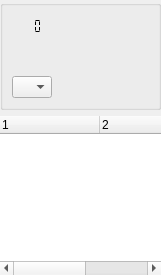
<?xml version="1.0" encoding="UTF-8"?>
<ui version="4.0">
 <class>M1UI</class>
 <widget class="QDockWidget" name="M1UI">
  <property name="geometry">
   <rect>
    <x>0</x>
    <y>0</y>
    <width>161</width>
    <height>275</height>
   </rect>
  </property>
  <property name="windowTitle">
   <string>M1</string>
  </property>
  <widget class="QWidget" name="dockWidgetContents">
   <layout class="QGridLayout" name="gridLayout_2">
    <property name="leftMargin">
     <number>0</number>
    </property>
    <property name="topMargin">
     <number>0</number>
    </property>
    <property name="rightMargin">
     <number>0</number>
    </property>
    <property name="bottomMargin">
     <number>0</number>
    </property>
    <item row="0" column="0" colspan="10">
     <widget class="QGroupBox" name="groupBox">
      <layout class="QGridLayout" name="gridLayout">
       <item row="0" column="17" colspan="6">
        <widget class="QLabel" name="lblTrackName">
         <property name="font">
          <font>
           <pointsize>10</pointsize>
           <weight>75</weight>
           <bold>true</bold>
          </font>
         </property>
         <property name="wordWrap">
          <bool>true</bool>
         </property>
         <property name="indent">
          <number>8</number>
         </property>
        </widget>
       </item>
       <item row="1" column="16" colspan="7">
        <widget class="QLabel" name="lblTrackInfo">
         <property name="text">
          <string>&lt;!DOCTYPE HTML PUBLIC &quot;-//W3C//DTD HTML 4.0//EN&quot; &quot;http://www.w3.org/TR/REC-html40/strict.dtd&quot;&gt;
&lt;html&gt;&lt;head&gt;&lt;meta name=&quot;qrichtext&quot; content=&quot;1&quot; /&gt;&lt;style type=&quot;text/css&quot;&gt;
p, li { white-space: pre-wrap; }
&lt;/style&gt;&lt;/head&gt;&lt;body style=&quot; font-family:'MS Shell Dlg 2'; font-size:8.25pt; font-weight:400; font-style:normal;&quot;&gt;
&lt;p style=&quot; margin-top:0px; margin-bottom:0px; margin-left:0px; margin-right:0px; -qt-block-indent:0; text-indent:0px;&quot;&gt; &lt;/p&gt;
&lt;p style=&quot; margin-top:0px; margin-bottom:0px; margin-left:0px; margin-right:0px; -qt-block-indent:0; text-indent:0px; font-size:8pt;&quot;&gt; &lt;/p&gt;&lt;/body&gt;&lt;/html&gt;</string>
         </property>
         <property name="wordWrap">
          <bool>true</bool>
         </property>
         <property name="indent">
          <number>6</number>
         </property>
        </widget>
       </item>
       <item row="0" column="16">
        <widget class="QLCDNumber" name="lcdNumber">
         <property name="maximumSize">
          <size>
           <width>32</width>
           <height>24</height>
          </size>
         </property>
         <property name="lineWidth">
          <number>0</number>
         </property>
         <property name="digitCount">
          <number>4</number>
         </property>
         <property name="segmentStyle">
          <enum>QLCDNumber::Flat</enum>
         </property>
        </widget>
       </item>
       <item row="2" column="16">
        <widget class="QComboBox" name="cmbLang">
         <property name="maximumSize">
          <size>
           <width>40</width>
           <height>16777215</height>
          </size>
         </property>
        </widget>
       </item>
       <item row="2" column="17" colspan="4">
        <spacer name="horizontalSpacer">
         <property name="orientation">
          <enum>Qt::Horizontal</enum>
         </property>
         <property name="sizeHint" stdset="0">
          <size>
           <width>0</width>
           <height>0</height>
          </size>
         </property>
        </spacer>
       </item>
       <item row="2" column="22">
        <widget class="QPushButton" name="btnStop">
         <property name="maximumSize">
          <size>
           <width>20</width>
           <height>16777215</height>
          </size>
         </property>
         <property name="toolTip">
          <string>Stop</string>
         </property>
         <property name="icon">
          <iconset resource="mamepgui.qrc">
           <normaloff>:/res/16x16/media-playback-stop.png</normaloff>:/res/16x16/media-playback-stop.png</iconset>
         </property>
         <property name="flat">
          <bool>true</bool>
         </property>
        </widget>
       </item>
       <item row="2" column="21">
        <widget class="QPushButton" name="btnPlay">
         <property name="maximumSize">
          <size>
           <width>20</width>
           <height>16777215</height>
          </size>
         </property>
         <property name="toolTip">
          <string>Play</string>
         </property>
         <property name="icon">
          <iconset resource="mamepgui.qrc">
           <normaloff>:/res/16x16/media-playback-start.png</normaloff>:/res/16x16/media-playback-start.png</iconset>
         </property>
         <property name="flat">
          <bool>true</bool>
         </property>
        </widget>
       </item>
      </layout>
     </widget>
    </item>
    <item row="5" column="0" colspan="10">
     <widget class="QTreeWidget" name="twSongList">
      <property name="frameShape">
       <enum>QFrame::NoFrame</enum>
      </property>
      <property name="rootIsDecorated">
       <bool>false</bool>
      </property>
      <property name="columnCount">
       <number>3</number>
      </property>
      <column>
       <property name="text">
        <string>1</string>
       </property>
      </column>
      <column>
       <property name="text">
        <string>2</string>
       </property>
      </column>
      <column>
       <property name="text">
        <string>3</string>
       </property>
      </column>
     </widget>
    </item>
   </layout>
  </widget>
 </widget>
 <resources>
  <include location="mamepgui.qrc"/>
 </resources>
 <connections/>
</ui>
